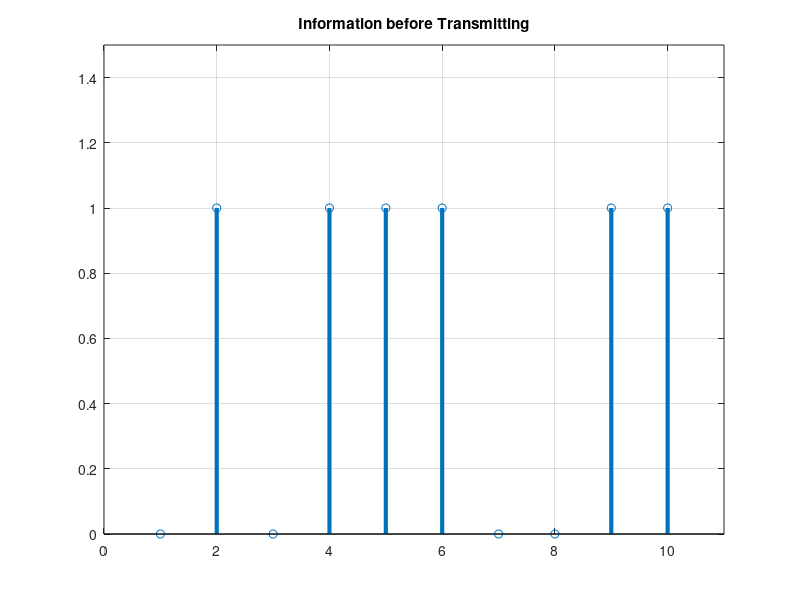
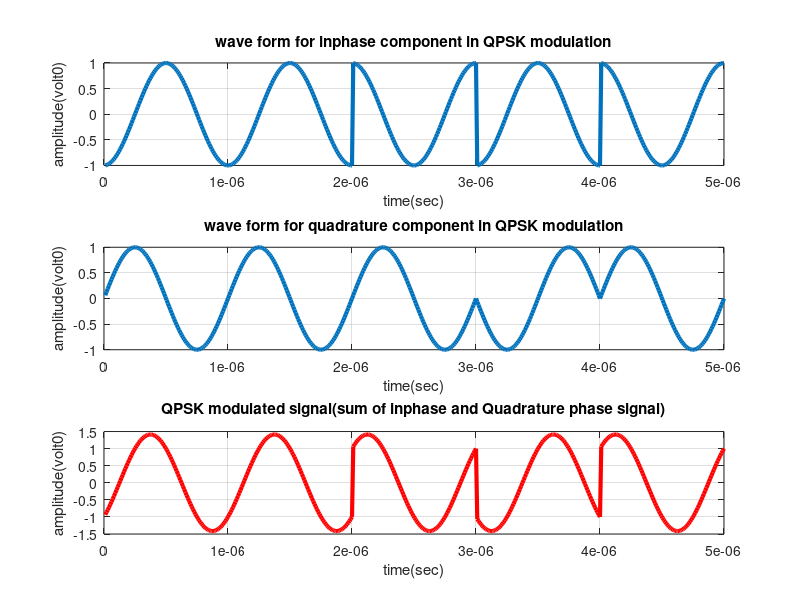

Here is the MATLAB script that generated these plots, in order: (Note: this script raises an error after producing the figures.)
data=[0 1 0 1 1 1 0 0 1 1];
figure(1)
stem(data,'LineWidth',3),grid on;
title('Information before Transmitting');
axis([0 11 0 1.5]);
data_NRZ=2*data-1;
s_p_data=reshape(data_NRZ,2,length(data)/2);
br=10.^6;
f=br;
T=1/br;
t=T/99:T/99:T;
y=[];
y_in=[];
y_qd=[];
for(i=1:length(data)/2)
    y1=s_p_data(1,i)*cos(2*pi*f*t);
    y2=s_p_data(2,i)*sin(2*pi*f*t);
    y_in=[y_in y1];
    y_qd=[y_qd y2];
    y=[y y1+y2];
end
Tx_sig=y;
tt=T/99:T/99:(T*length(data)/2);
figure(2)
subplot(3,1,1);
plot(tt,y_in,'LineWidth',3),grid on;
title('wave form for inphase component in QPSK modulation')
xlabel('time(sec)');
ylabel('amplitude(volt0)');
subplot(3,1,2);
plot(tt,y_qd,'LineWidth',3),grid on;
title('wave form for quadrature component in QPSK modulation');
xlabel('time(sec)');
ylabel('amplitude(volt0)');
subplot(3,1,3);
plot(tt,Tx_sig,'r','LineWidth',3),grid on;
title('QPSK modulated signal(sum of inphase and Quadrature phase signal)');
xlabel('time(sec)');
ylabel('amplitude(volt0)');
Rx_data=[];
Rx_sig=Tx_sig;
for(i=1:1:length(data)/2)
    z_in=Rx_sig((i-1)*length(t)+1:i*length(t)).*cos(2*pi*f*t);
    z_in_intg=(trapz(t,z_in))*(2/T);
    if(z_in_intg>0)
        Rx_in_data=1;
    else
        Rx_in_data=0;
    end
    z_qd=Rx_sig((i-1)*length(t)+1:i+length(t)).*sin(2*pi*f*t);
    Z_qd_intg=(trapz(t,Z_qd))*(2/T);
    if (Z_qd_intg>0)
    Rx_qd_data=1;
    else
    Rx_qd_data=0;
    end
    Rx_data=[Rx_data Rx_in_data Rx_qd_data];
end
figure(3)
stem(Rx_data,'LineWidth',3)
title('information after recieving');
axis([0 11 0 1.5]), grid on;
clc;clear all; close all;
x=input('enter digital input information(pair of bits)=');
N=length(x);
disp('Binary input information at transmitter:');
disp(x);
NRZ=2*x-1;
data=reshape(NRZ,2,N/2);
fc=10.^3;
Tb=1/fc;
t=0:(Tb/99):Tb;
mod=[];
Ac=1;
In_phase=[];
Quadrature=[];
for (r=1:N/2)
    In=data(1,r)*Ac*cos(2*pi*fc*t);
    Qd=data(2,r)*Ac*sin(2*pi*fc*t);
    Quadrature=[Quadrature Qd];
    mod=[mod In+qd];
end    
M=4;
const=[];
for (n=1:N/2)
    if data(1,n)==-1 && data(2,n)== -1
        C=exp(-i*((2*pi*0)/M))
    elseif data(1,n)==-1 && data(2,n)== 1
        C=exp(-i*((2*pi*1)/M))
    elseif data(1,n)==1 && data(2,n)== -1
        C=exp(-i*((2*pi*2)/M))
    elseif data(1,n)==1 && data(2,n)== 1
        C=exp(-i*((2*pi*3)/M))
    end
    const=[const C];
end
figure('Name','QPSK Modulation','NumberTitle','off');
subplot(2,1,1);
stairs(NRZ);grid minor;title('QPSK Modulated Signal');ylim([-2,2]);
scatterplot(const,[],[],'r*');grid minor
